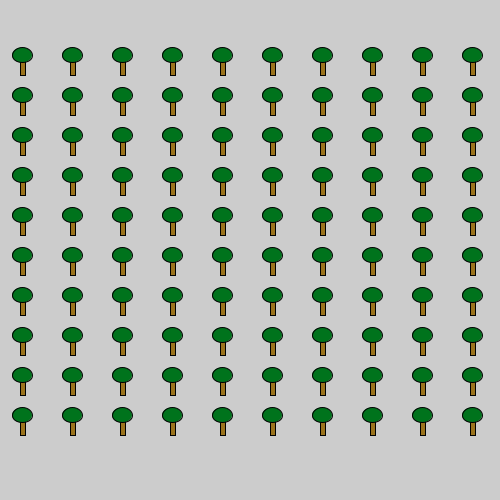
Frame 1 (no input)
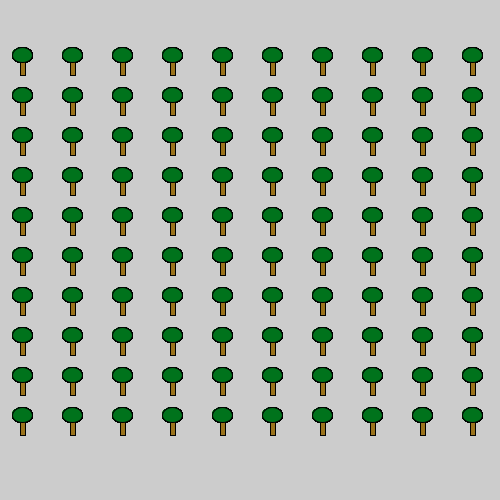
Frame 60 (the mouse pressed at the canvas centre just before this capture)
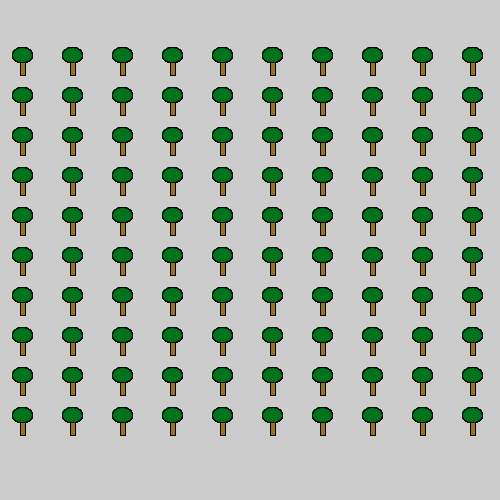
Frame 120 (the mouse held since frame 60 and released just before this capture)

The Processing sketch that drew these frames (run headless with seeded random() and noise(); from frame 60 on, the mouse is pressed at the canvas centre):

// Processing sketch: H09_Opd_10
// ── H09_Opd_10.pde

void setup(){
  size(500,500);

}

void draw(){
  forest();
}

void forest(){
  trunk(20,20,5,15,10,10);
  leaves(22,15,20,15,10,10);
}

void trunk(int xWaarde, int yWaarde, int wWaarde, int hWaarde, int iWaarde, int jWaarde){


  for(int i = 0; i < iWaarde; i++){
    for(int j = 0; j < jWaarde; j++){
      yWaarde += 40;
      fill(155,115,28);
      rect(xWaarde, yWaarde,wWaarde,hWaarde);


    }
  yWaarde = 20; 
  xWaarde += 50;
  }

}

void leaves(int xWaarde, int yWaarde, int wWaarde, int hWaarde, int iWaarde, int jWaarde){


  for(int i = 0; i < iWaarde; i++){
    for(int j = 0; j < jWaarde; j++){
      yWaarde += 40;
      fill(0,115,28);
      ellipse(xWaarde, yWaarde,wWaarde,hWaarde);


    }
  yWaarde = 15; 
  xWaarde += 50;
  }

}
